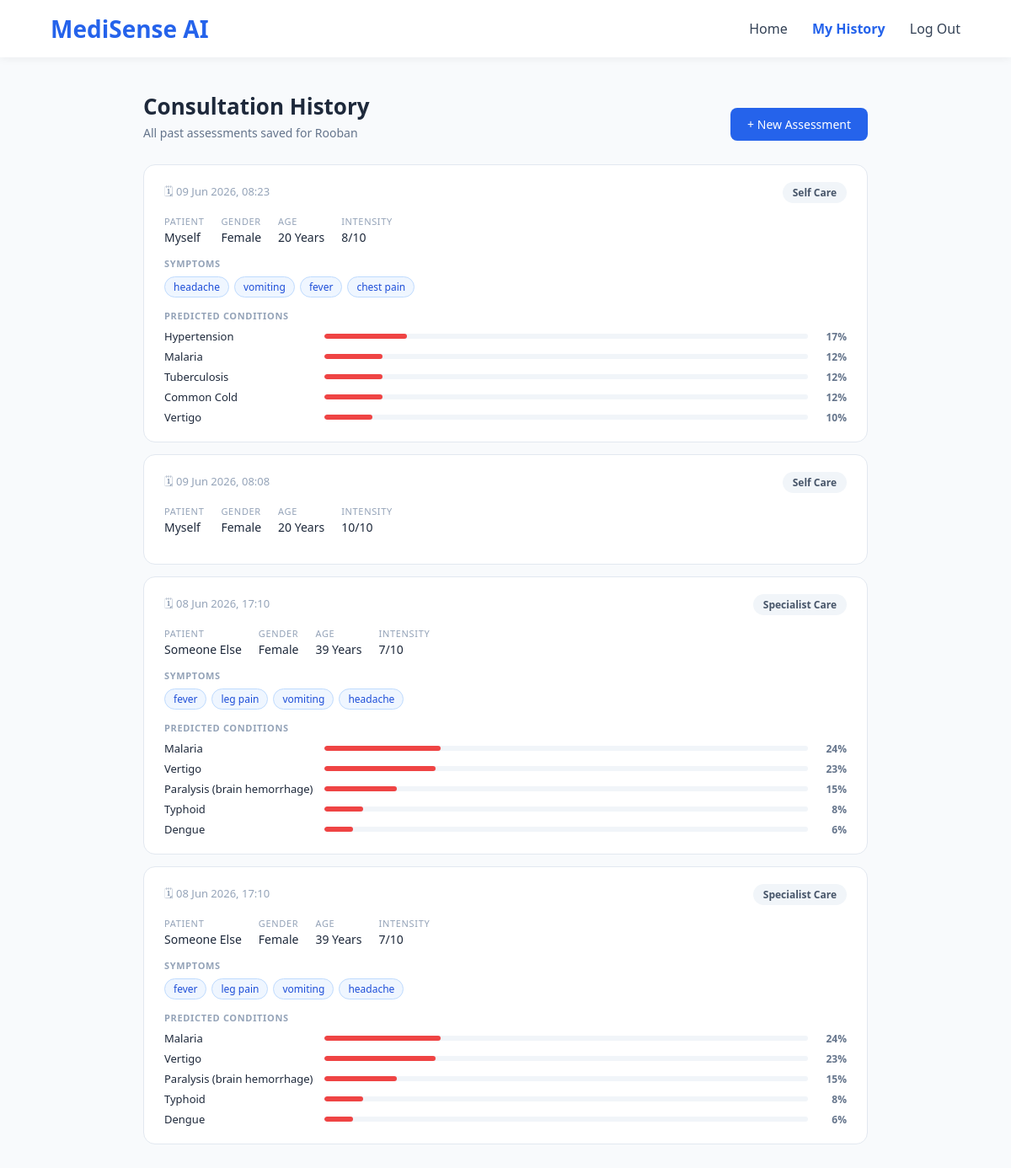
Page /history_page (signed in) on the committed database.
### tables this page shows
CREATE TABLE consultations (
            id            INTEGER   PRIMARY KEY AUTOINCREMENT,
            user_id       INTEGER   REFERENCES users(id),
            patient_type  TEXT,
            gender        TEXT,
            age           TEXT,
            care_level    TEXT,
            intensity     TEXT,
            symptoms      TEXT,     -- stored as JSON array string
            diseases      TEXT,     -- stored as JSON array of [name, confidence] pairs
            created_at    TIMESTAMP DEFAULT CURRENT_TIMESTAMP
        );

### app.py (the view)
@app.route('/history_page')
@login_required
def history_page():
    user_id       = session.get('user_id', 0)
    consultations = get_consultations(user_id)
    return render_template(
        'history_page.html',
        consultations = consultations,
        user_name     = session.get('user_name', ''),
    )

### app.py (called while the page is built)
def login_required(f):
    @functools.wraps(f)
    def decorated(*args, **kwargs):
        if 'user_id' not in session:
            flash('Please log in to continue.', 'warning')
            return redirect('/')
        return f(*args, **kwargs)
    return decorated

### utils/session_db.py (called while the page is built)
def _connect():
    conn = sqlite3.connect(DB_PATH)
    conn.row_factory = sqlite3.Row
    return conn

def get_consultations(user_id: int) -> list:
    conn = _connect()
    rows = conn.execute("""
        SELECT id, patient_type, gender, age, care_level,
               intensity, symptoms, diseases, created_at
        FROM   consultations
        WHERE  user_id = ?
        ORDER  BY created_at DESC
    """, (user_id,)).fetchall()
    conn.close()
    results = []
    for row in rows:
        results.append({
            "id"          : row["id"],
            "patient_type": row["patient_type"],
            "gender"      : row["gender"],
            "age"         : row["age"],
            "care_level"  : row["care_level"],
            "intensity"   : row["intensity"],
            "symptoms"    : json.loads(row["symptoms"]  or "[]"),
            "diseases"    : json.loads(row["diseases"]  or "[]"),
            "created_at"  : _fmt(row["created_at"]),
        })
    return results

def _fmt(ts: str) -> str:
    if not ts:
        return ""
    try:
        dt = datetime.strptime(ts[:19], "%Y-%m-%d %H:%M:%S")
        return dt.strftime("%d %b %Y, %H:%M")
    except Exception:
        return ts

### templates/history_page.html (shortened to what this page needs)
<!DOCTYPE html>
<html lang="en">
<head>
  <link rel="stylesheet" href="{{ url_for('static', filename='css/style.css') }}">
</head>
<body>
<div class="navbar">
  <div class="logo">MediSense AI</div>
  <div class="nav-links">
    <a href="/home">Home</a>
    <a href="/history_page" style="color:#2563eb;font-weight:600;">My History</a>
    <a href="/logout">Log Out</a>
  </div>
</div>
<div class="page-wrapper">
  <div class="page-header">
    <div>
      <h1>Consultation History</h1>
      <p>All past assessments saved for {{ user_name }}</p>
    </div>
    <a href="/patient" class="btn-new">+ New Assessment</a>
  </div>
  {% if not consultations %}
    <div class="empty-state">
      <div class="icon">📋</div>
      <h3>No consultations yet</h3>
      <p>Complete an assessment and your results will be saved here automatically.</p>
      <a href="/patient" class="btn-new">Start First Assessment</a>
    </div>
  {% else %}
    {% for c in consultations %}
      {% set care = c.care_level | default('') %}
      <div class="consult-card">
        <div class="card-top">
          <span class="consult-date">🗓 {{ c.created_at }}</span>
          <span class="care-badge care-{{ care if care in ['Home Care','Clinic Visit','Hospital'] else 'default' }}">
            {{ care or 'Not Selected' }}
          </span>
        </div>
        <div class="patient-info">
          <div class="info-item">
            <span class="info-label">Patient</span>
            <span class="info-value">{{ c.patient_type or '—' }}</span>
          </div>
          <div class="info-item">
            <span class="info-label">Gender</span>
            <span class="info-value">{{ c.gender or '—' }}</span>
          </div>
          <div class="info-item">
            <span class="info-label">Age</span>
            <span class="info-value">{{ c.age or '—' }}</span>
          </div>
          <div class="info-item">
            <span class="info-label">Intensity</span>
            <span class="info-value">{{ c.intensity or '—' }}</span>
          </div>
        </div>
        {% if c.symptoms %}
          <p class="s-label">Symptoms</p>
          <div class="chips">
            {% for s in c.symptoms %}
              <span class="chip">{{ s }}</span>
            {% endfor %}
          </div>
        {% endif %}
        {% if c.diseases %}
          <p class="s-label">Predicted Conditions</p>
          <div class="diseases-list">
            {% for item in c.diseases %}
              {% set dname = item[0] %}
              {% set dconf = item[1] %}
              {% if dconf >= 50 %}
                {% set tier = "high" %}
              {% elif dconf >= 25 %}
                {% set tier = "medium" %}
              {% else %}
                {% set tier = "low" %}
              {% endif %}
              <div class="disease-row">
                <span class="d-name">{{ dname }}</span>
                <div class="d-bar-track">
                  <div class="d-bar-fill {{ tier }}" style="--bar-width: {{ dconf }}%;"></div>
                </div>
                <span class="d-pct">{{ dconf }}%</span>
              </div>
            {% endfor %}
          </div>
        {% endif %}
      </div>
    {% endfor %}
  {% endif %}
</div>
</body>
</html>

### static/css/style.css (style rules this page uses)
body { margin:0; padding:0; font-family: 'Segoe UI', sans-serif; background:#f8fafc; color:#1e293b; }
.navbar { background:white; padding:15px 60px; display:flex; justify-content:space-between; align-items:center; box-shadow:0 2px 10px rgba(0,0,0,0.05); }
.logo { font-size:28px; font-weight:bold; color:#2563eb; }
.nav-links a { margin-left:25px; text-decoration:none; color:#334155; }

### templates/history_page.html (style rules this page uses)
.page-wrapper { max-width: 860px; margin: 40px auto; padding: 0 24px 60px; }
.page-header { display: flex; justify-content: space-between; align-items: flex-end; margin-bottom: 28px; flex-wrap: wrap; gap: 12px; }
.page-header h1 { font-size: 26px; font-weight: 600; color: #1e293b; margin: 0; }
.page-header p { font-size: 14px; color: #64748b; margin: 4px 0 0; }
.btn-new { background: #2563eb; color: white; text-decoration: none; padding: 10px 20px; border-radius: 8px; font-size: 14px; font-weight: 500; white-space: nowrap; }
.consult-card { background: white; border: 1px solid #e2e8f0; border-radius: 14px; padding: 20px 24px; margin-bottom: 14px; transition: box-shadow 0.15s; }
.card-top { display: flex; justify-content: space-between; align-items: center; margin-bottom: 14px; flex-wrap: wrap; gap: 8px; }
.consult-date { font-size: 13px; color: #94a3b8; }
.care-badge { font-size: 12px; font-weight: 600; padding: 4px 12px; border-radius: 20px; }
.care-default { background: #f1f5f9; color: #475569; }
.patient-info { display: flex; gap: 20px; flex-wrap: wrap; margin-bottom: 14px; }
.info-item { display: flex; flex-direction: column; gap: 2px; }
.info-label { font-size: 11px; font-weight: 500; letter-spacing: 0.06em; text-transform: uppercase; color: #94a3b8; }
.info-value { font-size: 14px; font-weight: 500; color: #1e293b; }
.chips { display: flex; flex-wrap: wrap; gap: 6px; margin-bottom: 14px; }
.chip { background: #eff6ff; color: #1d4ed8; border: 1px solid #bfdbfe; border-radius: 20px; padding: 3px 10px; font-size: 12px; }
.diseases-list { display: flex; flex-direction: column; gap: 6px; }
.disease-row { display: flex; align-items: center; gap: 10px; }
.disease-row .d-name { font-size: 13px; font-weight: 500; color: #1e293b; width: 180px; flex-shrink: 0; }
.d-bar-track { flex: 1; background: #f1f5f9; border-radius: 6px; height: 6px; overflow: hidden; }
.d-bar-fill { height: 100%; border-radius: 6px; width: var(--bar-width); }
.d-bar-fill.low { background: #ef4444; }
.d-pct { font-size: 12px; font-weight: 600; width: 36px; text-align: right; color: #64748b; }
.s-label { font-size: 11px; font-weight: 600; letter-spacing: 0.06em; text-transform: uppercase; color: #94a3b8; margin: 0 0 8px; }

### rows in the picture
consultations: created_at "09 Jun 2026, 08:23", care_level "Self Care", patient_type "Myself", gender "Female", age "20 Years", intensity "8/10", symptoms "headache" "vomiting" "fever" "chest pain", diseases "Hypertension" "Malaria" "Tuberculosis" "Common Cold" "Vertigo", diseases "17" "12" "12" "12" "10"
consultations: created_at "09 Jun 2026, 08:08", care_level "Self Care", patient_type "Myself", gender "Female", age "20 Years", intensity "10/10"
consultations: created_at "08 Jun 2026, 17:10", care_level "Specialist Care", patient_type "Someone Else", gender "Female", age "39 Years", intensity "7/10", symptoms "fever" "leg pain" "vomiting" "headache", diseases "Malaria" "Vertigo" "Paralysis (brain hemorrhage)" "Typhoid" "Dengue", diseases "24" "23" "15" "8" "6"
consultations: created_at "08 Jun 2026, 17:10", care_level "Specialist Care", patient_type "Someone Else", gender "Female", age "39 Years", intensity "7/10", symptoms "fever" "leg pain" "vomiting" "headache", diseases "Malaria" "Vertigo" "Paralysis (brain hemorrhage)" "Typhoid" "Dengue", diseases "24" "23" "15" "8" "6"

### other values in the picture
{{ user_name }} "Rooban"
